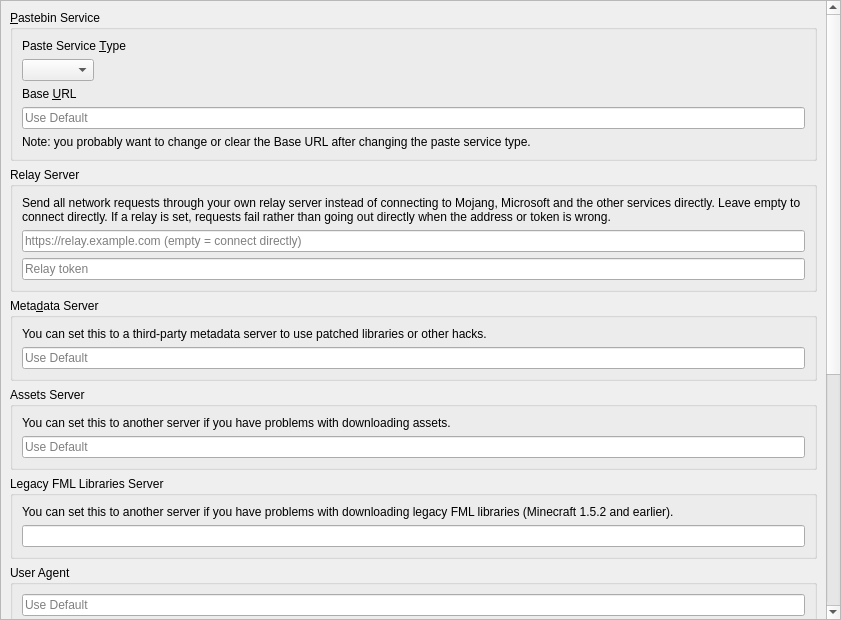
<?xml version="1.0" encoding="UTF-8"?>
<ui version="4.0">
 <class>APIPage</class>
 <widget class="QWidget" name="APIPage">
  <property name="geometry">
   <rect>
    <x>0</x>
    <y>0</y>
    <width>841</width>
    <height>620</height>
   </rect>
  </property>
  <layout class="QVBoxLayout" name="verticalLayout_2">
   <property name="leftMargin">
    <number>0</number>
   </property>
   <property name="topMargin">
    <number>0</number>
   </property>
   <property name="rightMargin">
    <number>0</number>
   </property>
   <property name="bottomMargin">
    <number>0</number>
   </property>
   <item>
    <widget class="QScrollArea" name="scrollArea">
     <property name="widgetResizable">
      <bool>true</bool>
     </property>
     <widget class="QWidget" name="scrollAreaWidgetContents">
      <property name="geometry">
       <rect>
        <x>0</x>
        <y>-262</y>
        <width>820</width>
        <height>908</height>
       </rect>
      </property>
      <layout class="QVBoxLayout" name="verticalLayout">
       <item>
        <widget class="QGroupBox" name="groupBox_paste">
         <property name="title">
          <string>&amp;Pastebin Service</string>
         </property>
         <layout class="QVBoxLayout" name="verticalLayout_3">
          <item>
           <widget class="QLabel" name="pasteServiceTypeLabel">
            <property name="text">
             <string>Paste Service &amp;Type</string>
            </property>
            <property name="buddy">
             <cstring>pasteTypeComboBox</cstring>
            </property>
           </widget>
          </item>
          <item>
           <widget class="QComboBox" name="pasteTypeComboBox">
            <property name="sizePolicy">
             <sizepolicy hsizetype="Maximum" vsizetype="Fixed">
              <horstretch>0</horstretch>
              <verstretch>0</verstretch>
             </sizepolicy>
            </property>
           </widget>
          </item>
          <item>
           <widget class="QLabel" name="baseURLLabel">
            <property name="text">
             <string>Base &amp;URL</string>
            </property>
            <property name="buddy">
             <cstring>baseURLEntry</cstring>
            </property>
           </widget>
          </item>
          <item>
           <widget class="QLineEdit" name="baseURLEntry">
            <property name="placeholderText">
             <string>Use Default</string>
            </property>
            <property name="clearButtonEnabled">
             <bool>true</bool>
            </property>
           </widget>
          </item>
          <item>
           <widget class="QLabel" name="baseURLNote">
            <property name="text">
             <string>Note: you probably want to change or clear the Base URL after changing the paste service type.</string>
            </property>
            <property name="wordWrap">
             <bool>true</bool>
            </property>
           </widget>
          </item>
         </layout>
        </widget>
       </item>
       <item>
        <widget class="QGroupBox" name="groupBox_relay">
         <property name="title">
          <string>Relay Server</string>
         </property>
         <layout class="QVBoxLayout" name="verticalLayout_relay">
          <item>
           <widget class="QLabel" name="relayLabel">
            <property name="text">
             <string>Send all network requests through your own relay server instead of connecting to Mojang, Microsoft and the other services directly. Leave empty to connect directly. If a relay is set, requests fail rather than going out directly when the address or token is wrong.</string>
            </property>
            <property name="wordWrap">
             <bool>true</bool>
            </property>
           </widget>
          </item>
          <item>
           <widget class="QLineEdit" name="relayURL">
            <property name="placeholderText">
             <string>https://relay.example.com (empty = connect directly)</string>
            </property>
           </widget>
          </item>
          <item>
           <widget class="QLineEdit" name="relayToken">
            <property name="echoMode">
             <enum>QLineEdit::Password</enum>
            </property>
            <property name="placeholderText">
             <string>Relay token</string>
            </property>
           </widget>
          </item>
         </layout>
        </widget>
       </item>
       <item>
        <widget class="QGroupBox" name="groupBox_meta">
         <property name="title">
          <string>Meta&amp;data Server</string>
         </property>
         <layout class="QVBoxLayout" name="verticalLayout_5">
          <item>
           <widget class="QLabel" name="label_6">
            <property name="text">
             <string>You can set this to a third-party metadata server to use patched libraries or other hacks.</string>
            </property>
            <property name="textFormat">
             <enum>Qt::RichText</enum>
            </property>
            <property name="wordWrap">
             <bool>true</bool>
            </property>
            <property name="openExternalLinks">
             <bool>true</bool>
            </property>
           </widget>
          </item>
          <item>
           <widget class="QLineEdit" name="metaURL">
            <property name="placeholderText">
             <string>Use Default</string>
            </property>
           </widget>
          </item>
         </layout>
        </widget>
       </item>
       <item>
        <widget class="QGroupBox" name="groupBox_assets">
         <property name="title">
          <string>Assets Server</string>
         </property>
         <layout class="QVBoxLayout" name="verticalLayout_6">
          <item>
           <widget class="QLabel" name="label_7">
            <property name="text">
             <string>You can set this to another server if you have problems with downloading assets.</string>
            </property>
            <property name="textFormat">
             <enum>Qt::RichText</enum>
            </property>
            <property name="wordWrap">
             <bool>true</bool>
            </property>
            <property name="openExternalLinks">
             <bool>true</bool>
            </property>
           </widget>
          </item>
          <item>
           <widget class="QLineEdit" name="resourceURL">
            <property name="placeholderText">
             <string>Use Default</string>
            </property>
           </widget>
          </item>
         </layout>
        </widget>
       </item>
       <item>
        <widget class="QGroupBox" name="groupBox_fmllibs">
         <property name="title">
          <string>Legacy FML Libraries Server</string>
         </property>
         <layout class="QVBoxLayout" name="verticalLayout_8">
          <item>
           <widget class="QLabel" name="label">
            <property name="text">
             <string>You can set this to another server if you have problems with downloading legacy FML libraries (Minecraft 1.5.2 and earlier).</string>
            </property>
            <property name="textFormat">
             <enum>Qt::RichText</enum>
            </property>
            <property name="wordWrap">
             <bool>true</bool>
            </property>
            <property name="openExternalLinks">
             <bool>true</bool>
            </property>
           </widget>
          </item>
          <item>
           <widget class="QLineEdit" name="legacyFMLLibsURL"/>
          </item>
         </layout>
        </widget>
       </item>
       <item>
        <widget class="QGroupBox" name="groupBox_ua">
         <property name="minimumSize">
          <size>
           <width>0</width>
           <height>0</height>
          </size>
         </property>
         <property name="title">
          <string>User Agent</string>
         </property>
         <layout class="QVBoxLayout" name="verticalLayout_7">
          <item>
           <widget class="QLineEdit" name="userAgentLineEdit">
            <property name="placeholderText">
             <string>Use Default</string>
            </property>
           </widget>
          </item>
          <item>
           <widget class="QLabel" name="userAgentLabel">
            <property name="text">
             <string>Enter a custom User Agent here. The special string $LAUNCHER_VER will be replaced with the version of the launcher.</string>
            </property>
            <property name="wordWrap">
             <bool>true</bool>
            </property>
           </widget>
          </item>
         </layout>
        </widget>
       </item>
       <item>
        <widget class="QGroupBox" name="groupBox_msa">
         <property name="title">
          <string>&amp;API Keys</string>
         </property>
         <layout class="QVBoxLayout" name="verticalLayout_4">
          <item>
           <widget class="QLabel" name="msaClientIDLabel">
            <property name="text">
             <string>&amp;Microsoft Authentication</string>
            </property>
            <property name="textFormat">
             <enum>Qt::RichText</enum>
            </property>
            <property name="wordWrap">
             <bool>true</bool>
            </property>
            <property name="openExternalLinks">
             <bool>true</bool>
            </property>
            <property name="buddy">
             <cstring>msaClientID</cstring>
            </property>
           </widget>
          </item>
          <item>
           <widget class="QLineEdit" name="msaClientID">
            <property name="placeholderText">
             <string>Use Default</string>
            </property>
           </widget>
          </item>
          <item>
           <widget class="QLabel" name="label_3">
            <property name="text">
             <string>Note: you probably don't need to set this if logging in via Microsoft Authentication already works.</string>
            </property>
            <property name="textFormat">
             <enum>Qt::RichText</enum>
            </property>
            <property name="wordWrap">
             <bool>true</bool>
            </property>
           </widget>
          </item>
          <item>
           <spacer name="verticalSpacer">
            <property name="orientation">
             <enum>Qt::Vertical</enum>
            </property>
            <property name="sizeType">
             <enum>QSizePolicy::Fixed</enum>
            </property>
            <property name="sizeHint" stdset="0">
             <size>
              <width>0</width>
              <height>6</height>
             </size>
            </property>
           </spacer>
          </item>
          <item>
           <widget class="QLabel" name="modrinthTokenLabel">
            <property name="text">
             <string>Mod&amp;rinth</string>
            </property>
            <property name="textFormat">
             <enum>Qt::RichText</enum>
            </property>
            <property name="wordWrap">
             <bool>true</bool>
            </property>
            <property name="openExternalLinks">
             <bool>true</bool>
            </property>
            <property name="buddy">
             <cstring>modrinthToken</cstring>
            </property>
           </widget>
          </item>
          <item>
           <widget class="QLineEdit" name="modrinthToken">
            <property name="enabled">
             <bool>true</bool>
            </property>
            <property name="placeholderText">
             <string>Use None</string>
            </property>
           </widget>
          </item>
          <item>
           <widget class="QLabel" name="label_8">
            <property name="text">
             <string>&lt;html&gt;&lt;head/&gt;&lt;body&gt;&lt;p&gt;Note: you only need to set this to access private data. Read the &lt;a href=&quot;https://docs.modrinth.com/api/#authentication&quot;&gt;documentation&lt;/a&gt; for more information.&lt;/p&gt;&lt;/body&gt;&lt;/html&gt;</string>
            </property>
            <property name="wordWrap">
             <bool>true</bool>
            </property>
            <property name="openExternalLinks">
             <bool>true</bool>
            </property>
           </widget>
          </item>
          <item>
           <spacer name="verticalSpacer_4">
            <property name="orientation">
             <enum>Qt::Vertical</enum>
            </property>
            <property name="sizeType">
             <enum>QSizePolicy::Fixed</enum>
            </property>
            <property name="sizeHint" stdset="0">
             <size>
              <width>0</width>
              <height>6</height>
             </size>
            </property>
           </spacer>
          </item>
          <item>
           <widget class="QLabel" name="flameKeyLabel">
            <property name="text">
             <string>&amp;CurseForge</string>
            </property>
            <property name="textFormat">
             <enum>Qt::RichText</enum>
            </property>
            <property name="wordWrap">
             <bool>true</bool>
            </property>
            <property name="openExternalLinks">
             <bool>true</bool>
            </property>
            <property name="buddy">
             <cstring>flameKey</cstring>
            </property>
           </widget>
          </item>
          <item>
           <widget class="QLineEdit" name="flameKey">
            <property name="enabled">
             <bool>true</bool>
            </property>
            <property name="placeholderText">
             <string>Use Default</string>
            </property>
           </widget>
          </item>
          <item>
           <widget class="QLabel" name="label_10">
            <property name="text">
             <string>Note: you probably don't need to set this if CurseForge already works.</string>
            </property>
            <property name="wordWrap">
             <bool>true</bool>
            </property>
           </widget>
          </item>
          <item>
           <widget class="QCheckBox" name="FallbackMRBlockedMods">
            <property name="text">
             <string>Enable fallback to Modrinth for blocked mods</string>
            </property>
           </widget>
          </item>
          <item>
           <spacer name="verticalSpacer_3">
            <property name="orientation">
             <enum>Qt::Vertical</enum>
            </property>
            <property name="sizeType">
             <enum>QSizePolicy::Fixed</enum>
            </property>
            <property name="sizeHint" stdset="0">
             <size>
              <width>0</width>
              <height>6</height>
             </size>
            </property>
           </spacer>
          </item>
          <item>
           <widget class="QLabel" name="label_12">
            <property name="text">
             <string>&amp;Technic</string>
            </property>
            <property name="buddy">
             <cstring>technicClientID</cstring>
            </property>
           </widget>
          </item>
          <item>
           <widget class="QLineEdit" name="technicClientID">
            <property name="placeholderText">
             <string>Use Default</string>
            </property>
           </widget>
          </item>
          <item>
           <widget class="QLabel" name="label_11">
            <property name="text">
             <string>&lt;html&gt;&lt;head/&gt;&lt;body&gt;&lt;p&gt;Note: you only need to set this to access private data.&lt;/p&gt;&lt;/body&gt;&lt;/html&gt;</string>
            </property>
            <property name="wordWrap">
             <bool>true</bool>
            </property>
           </widget>
          </item>
         </layout>
        </widget>
       </item>
       <item>
        <spacer name="verticalSpacer_2">
         <property name="orientation">
          <enum>Qt::Vertical</enum>
         </property>
         <property name="sizeHint" stdset="0">
          <size>
           <width>0</width>
           <height>0</height>
          </size>
         </property>
        </spacer>
       </item>
      </layout>
     </widget>
    </widget>
   </item>
  </layout>
 </widget>
 <resources/>
 <connections/>
</ui>
